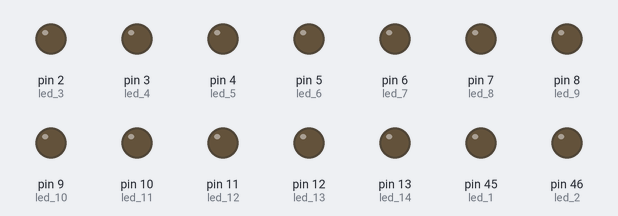
Simulated run of this sketch. Board: Arduino Mega 2560, built with avr-gcc and run on an emulated ATmega2560. Shown: output pins drawn as LEDs (lit = HIGH). What the sketch prints to the serial monitor is not drawn.

Above: at 0.16 s.
Timing chart, 0 to 1.3 s (numbered marks = the images above):
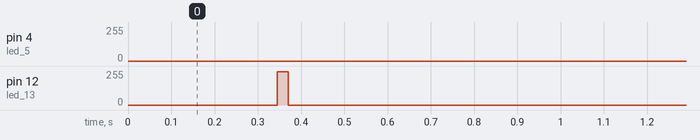

Measured:
- by itself, pin 12 (led_13): 0/255 → 250/255 at 0.35 s, → 0/255 0.03 s later

The sketch:

For_loop_14_leds.ino
```cpp
int sensorpin = A0;
int led_1 = 45;
int led_2 = 46;
int led_3 = 2;
int led_4 = 3;
int led_5 = 4;
int led_6 = 5;
int led_7 = 6;
int led_8 = 7;
int led_9 = 8;
int led_10 = 9;
int led_11 = 10;
int led_12 = 11;
int led_13 = 12;
int led_14 = 13;
int volts;
void setup() {
  // put your setup code here, to run once:
  pinMode(sensorpin, INPUT);
  pinMode(led_1, OUTPUT);
  pinMode(led_2, OUTPUT);
  pinMode(led_3, OUTPUT);
  pinMode(led_4, OUTPUT);
  pinMode(led_5, OUTPUT);
  pinMode(led_6, OUTPUT);
  pinMode(led_7, OUTPUT);
  pinMode(led_8, OUTPUT);
  pinMode(led_9, OUTPUT);
  pinMode(led_10, OUTPUT);
  pinMode(led_11, OUTPUT);
  pinMode(led_12, OUTPUT);
  pinMode(led_13, OUTPUT);
  pinMode(led_14, OUTPUT);


  digitalWrite(led_1,LOW);
  digitalWrite(led_2,LOW);
  digitalWrite(led_3,LOW);
  digitalWrite(led_4,LOW);
    digitalWrite(led_5,LOW);
  digitalWrite(led_6,LOW);
  digitalWrite(led_7,LOW);
  digitalWrite(led_8,LOW);
    digitalWrite(led_9,LOW);
  digitalWrite(led_10,LOW);
  digitalWrite(led_11,LOW);
  digitalWrite(led_12,LOW);
    digitalWrite(led_13,LOW);
  digitalWrite(led_14,LOW);


Serial.begin(9600);
}

void loop() {
  // put your main code here, to run repeatedly


  Serial.println(volts);
  for (volts=0;volts<=250;volts++)
  {
    analogWrite(led_1, volts);
    delay(0.9999999);
    }
    //delay(5);
    digitalWrite(led_1, LOW);
    delay(25);

     for (volts=0;volts<=250;volts++)
  {
    analogWrite(led_2, volts);
    delay(0.9999999);
    }
    //delay(5);
    digitalWrite(led_2, LOW);
    delay(25);
        for (volts=0;volts<=250;volts++)
  {
    analogWrite(led_3, volts);
    delay(0.9999999);
    }
    //delay(5);
    digitalWrite(led_3, LOW);
    delay(25);
        for (volts=0;volts<=250;volts++)
  {
    analogWrite(led_4, volts);
    delay(0.9999999);
    }
   // delay(5);
    digitalWrite(led_4, LOW);
    delay(25);
        for (volts=0;volts<=250;volts++)
  {
    analogWrite(led_5, volts);
    delay(0.9999999);
    }
    //delay(5);
    digitalWrite(led_5, LOW);
    delay(25);
        for (volts=0;volts<=250;volts++)
  {
    analogWrite(led_6, volts);
    delay(0.9999999);
    }
    //delay(5);
    digitalWrite(led_6, LOW);
    delay(25);
        for (volts=0;volts<=250;volts++)
  {
    analogWrite(led_7, volts);
    delay(0.9999999);
    }
     //delay(5);
    digitalWrite(led_7, LOW);
    delay(25);
        for (volts=0;volts<=250;volts++)
  {
    analogWrite(led_8, volts);
    delay(0.9999999);
    }
    // delay(5);
    digitalWrite(led_8, LOW);
    delay(25);
        for (volts=0;volts<=250;volts++)
  {
    analogWrite(led_9, volts);
    delay(0.9999999);
    }
     //delay(5);
    digitalWrite(led_9, LOW);
    delay(25);
        for (volts=0;volts<=250;volts++)
  {
    analogWrite(led_10, volts);
    delay(0.9999999);
    }
     //delay(5);
    digitalWrite(led_10, LOW);
    delay(25);
        for (volts=0;volts<=250;volts++)
  {
    analogWrite(led_11, volts);
    delay(0.9999999);
    }
     //delay(5);
    digitalWrite(led_11, LOW);
    delay(25);
        for (volts=0;volts<=250;volts++)
  {
    analogWrite(led_12, volts);
    delay(0.9999999);
    }
     //delay(5);
    digitalWrite(led_12, LOW);
    delay(25);
        for (volts=0;volts<=250;volts++)
  {
    analogWrite(led_13, volts);
    delay(0.9999999);
    }
     //delay(5);
     delay(25);
    digitalWrite(led_13, LOW);
        for (volts=0;volts<=250;volts++)
  {
    analogWrite(led_14, volts);
    delay(1.9999999);
    }
     //delay(5);
    digitalWrite(led_14, LOW);
    delay(1.9999999);

            for (volts=0;volts<=250;volts++)
  {
    analogWrite(led_13, volts);
    delay(0.9999999);
    }
     //delay(5);
    digitalWrite(led_13, LOW);
    delay(25);
            for (volts=0;volts<=250;volts++)
  {
    analogWrite(led_12, volts);
    delay(0.9999999);
    }
     //delay(5);
    digitalWrite(led_12, LOW);
    delay(25);
            for (volts=0;volts<=250;volts++)
  {
    analogWrite(led_11, volts);
    delay(0.9999999);
    }
     //delay(5);
    digitalWrite(led_11, LOW);
    delay(25);
            for (volts=0;volts<=250;volts++)
  {
    analogWrite(led_10, volts);
    delay(0.9999999);
    }
     //delay(5);
    digitalWrite(led_10, LOW);
    delay(25);
            for (volts=0;volts<=250;volts++)
  {
    analogWrite(led_9, volts);
    delay(0.9999999);
    }
     //delay(5);
    digitalWrite(led_9, LOW);
    delay(25);
            for (volts=0;volts<=250;volts++)
  {
    analogWrite(led_8, volts);
    delay(0.9999999);
    }
     //delay(5);
    digitalWrite(led_8, LOW);
    delay(25);
            for (volts=0;volts<=250;volts++)
  {
    analogWrite(led_7, volts);
    delay(0.9999999);
    }
     //delay(5);
    digitalWrite(led_7, LOW);
    delay(25);
            for (volts=0;volts<=250;volts++)
  {
    analogWrite(led_6, volts);
    delay(0.9999999);
    }
     //delay(5);
    digitalWrite(led_6, LOW);
    delay(25);
            for (volts=0;volts<=250;volts++)
  {
    analogWrite(led_5, volts);
    delay(0.9999999);
    }
     //delay(5);
    digitalWrite(led_5, LOW);
    delay(25);
            for (volts=0;volts<=250;volts++)
  {
    analogWrite(led_4, volts);
    delay(0.9999999);
    }
     //delay(5);
    digitalWrite(led_4, LOW);
    delay(25);
            for (volts=0;volts<=250;volts++)
  {
    analogWrite(led_3, volts);
    delay(0.9999999);
    }
     //delay(5);
    digitalWrite(led_3, LOW);
    delay(25);
            for (volts=0;volts<=250;volts++)
  {
    analogWrite(led_2, volts);
    delay(0.9999999);
    }
     //delay(5);
    digitalWrite(led_2, LOW);
    delay(25);
            for (volts=0;volts<=250;volts++)
  {
    analogWrite(led_1, volts);
    delay(1.9999999);
    }
     //delay(5);
    digitalWrite(led_1, LOW);
    delay(1.9999999);


}
```
